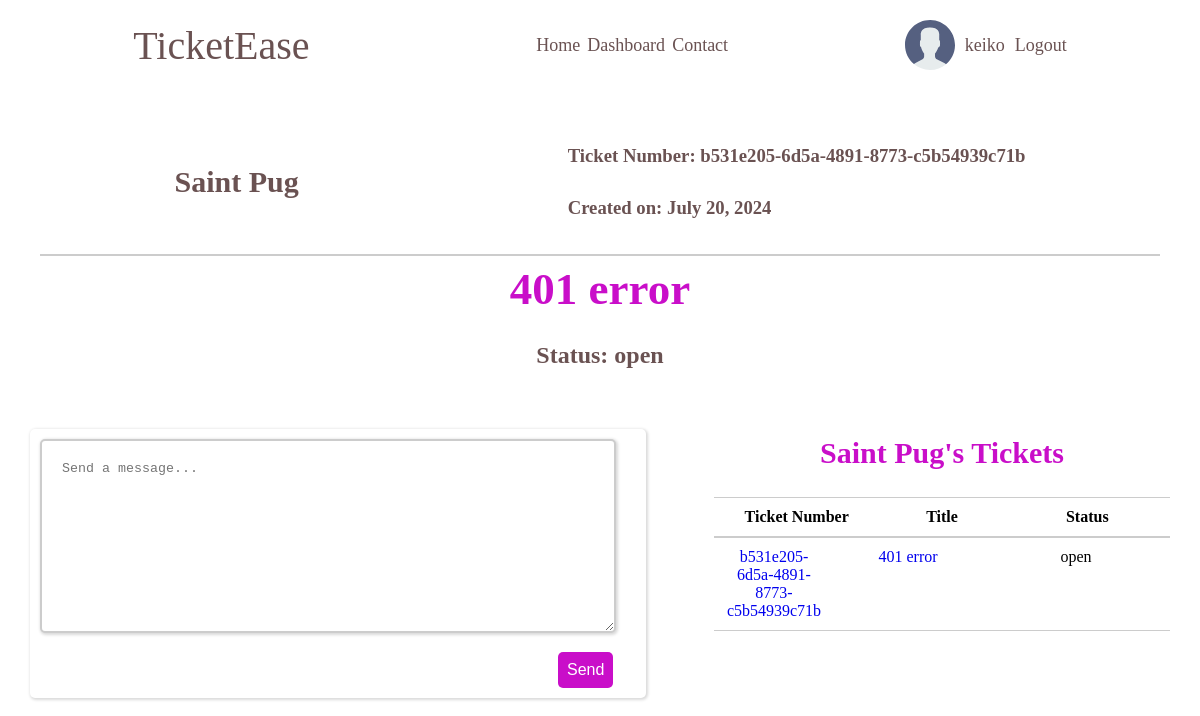
The app's page /tickets/401-error/ (signed in), older data.
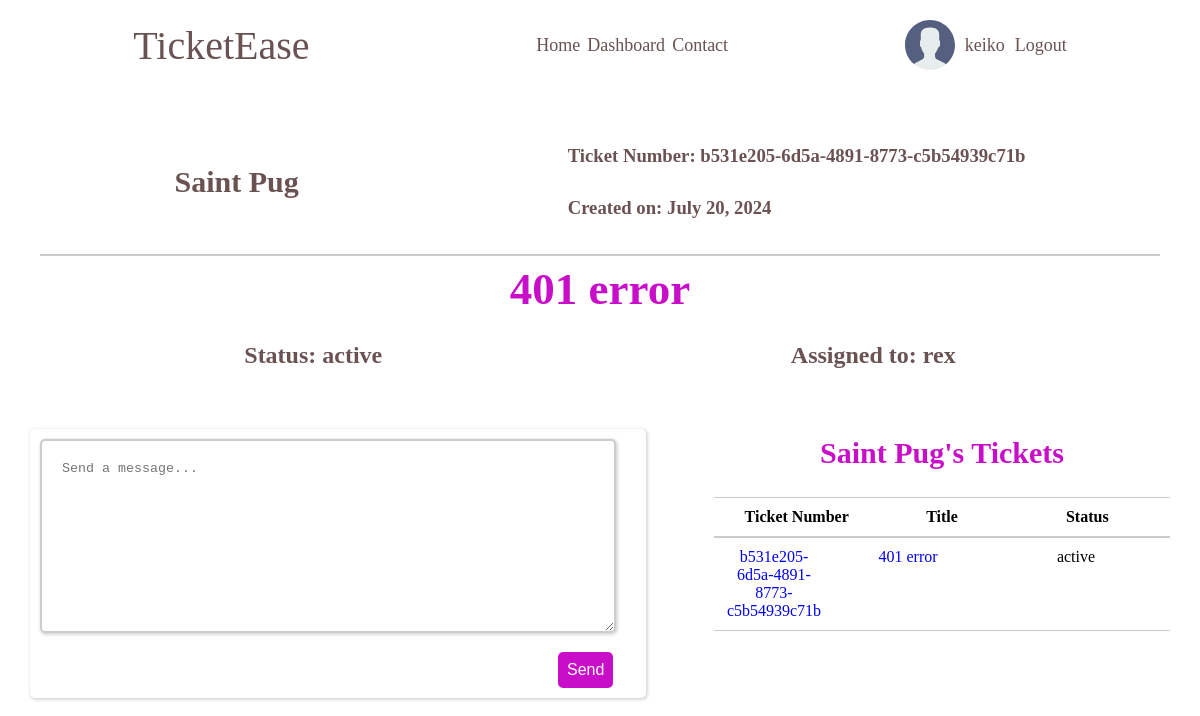
The same page, newer data.
### tickets/models.py (models this page shows, shortened)
class Ticket(models.Model):
    STATUS = (
        ('open', 'open'),
        ('active', 'active'),
        ('closed', 'closed'),
    )
    ticket_id = models.UUIDField(default=uuid.uuid4)
    slug = models.SlugField(unique=True)
    title = models.CharField(max_length=100)
    description = models.TextField()
    status = models.CharField(max_length=100, choices=STATUS, default='open')
    attachments = models.ImageField(null=True, blank=True, upload_to='attachments/')
    created_by = models.ForeignKey(CustomUser, on_delete=models.SET_NULL, null=True, related_name='created_by')
    assigned_to = models.ForeignKey(CustomUser, on_delete=models.SET_NULL, null=True, blank=True, related_name='assigned_to')
    accepted_on = models.DateTimeField(null=True, blank=True)
    closed_on = models.DateTimeField(null=True, blank=True)
    updated_on = models.DateTimeField(auto_now=True)
    created_on = models.DateTimeField(auto_now_add=True)

### accounts/models.py (models this page shows)
class CustomUser(AbstractUser):
    USER_TYPE = (
        ('client', 'client'),
        ('engineer', 'engineer'),
    )
    email = models.EmailField()
    bio = models.TextField()
    user_type = models.CharField(max_length=10, choices=USER_TYPE, default='client')
    avatar = models.ImageField(null=True, default="avatars/default_avatar.svg", upload_to='avatars/')

### tickets/views.py (the view, shortened to what this page needs)
# urls.py: path('tickets/<slug:slug>/', ticketDetails, name='ticket-details'),
@login_required(login_url=('account_login'))
def ticketDetails(request, slug):
    ticket = Ticket.objects.get(slug=slug)
    msg = ticket.messages.all().order_by('sent_on')  # msg = messages
    context = {
        'ticket': ticket,
        'msg': msg
    }
    return render(request, 'tickets/ticket-details.html', context)

### tickets/templates/tickets/ticket-details.html (shortened to what this page needs)
{% extends 'tickets/index.html' %}
{% load static %}
{% block css %}
    <link rel="stylesheet" href="{% static  'tickets/styles/ticket-details.css' %}">
{% endblock %}
{% block content %}
<section class="detail-ticket-container">
    <section class="ticket-header">
        <div class="client-details">
            <h3>{{ticket.created_by.first_name}} {{ ticket.created_by.last_name }}</h3>
        </div>
        <div class="ticket-info">
            <div class="ticket-details">
                <h3>Ticket Number: {{ ticket.ticket_id }}</h3>
            </div>
            <div class="ticket-details">
                <h3>Created on: {{ ticket.created_on | date:'F j, Y' }}</h3>
            </div>
        </div>
    </section>
    <div class="title">
        <h1>{{ticket.title}}</h1>
    </div>
    <div class="ticket-status" style="display: flex; justify-content: space-around;">
        <div class="status">
            <h4> Status: {{ ticket.status }}</h4>
        </div>
        {% if ticket.status == 'open' and request.user.is_authenticated  and request.user.user_type == 'engineer'%}
        <div class="btn-assigned">
            <div class="accept-btn">
                <form method="post" action="{% url 'accept-ticket' slug=ticket.slug %}">
                    {% csrf_token %}
                    <button type="submit">Accept Ticket</button>
                </form>
            </div>
        {% elif ticket.status == 'active' %}
            <div class="accepted">
                <h4>Assigned to: {{ ticket.assigned_to }}</h4>
            </div>
        {% endif %}
        </div>
    </div>
    <div class="message-client-sections">
        <section class="messages-section">
            <div class="message-form">
                <form method="post">
                    <textarea name="message" id="message-input" cols="100" rows="10" placeholder="Send a message..."></textarea>
                    <button type="submit">Send</button>
                </form>
            </div>
        </section>
        <section class="clients-tickets">
            <section class="title">
                <h4>{{ ticket.created_by.first_name }} {{ ticket.created_by.last_name }}'s Tickets</h4>
            </section>
            <div class="ticket-list">
                <div class="ticket-row header">
                    <div>Ticket Number</div>
                    <div>Title</div>
                    <div>Status</div>
                </div>
                <div class="ticket-row">
                    <div class="ticket_number"> <a href="{% url 'ticket-details' slug=ticket.slug %}">{{ ticket.ticket_id }}</a></div>
                    <div><a href="{% url 'ticket-details' slug=ticket.slug %}">{{ ticket.title }}</a></div>
                    <div>{{ ticket.status }}</div>
                </div>
            </div>
        </section>
    </div>
{% endblock %}

Row changes from the older to the newer data that the page shows:
changed Ticket "401 error": status "open" → "active"; assigned_to (not shown) → "rex"
Text that changed along with them:
text now shown: "Assigned to:"
